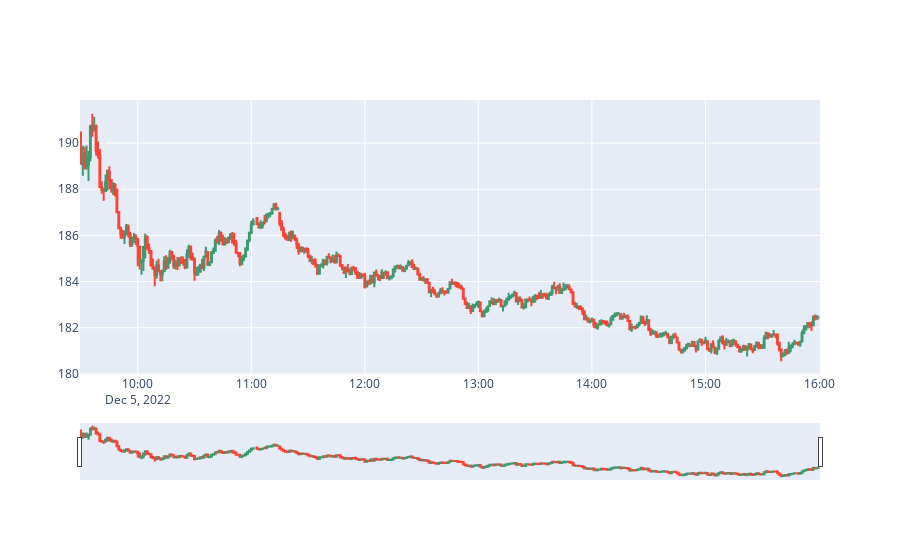
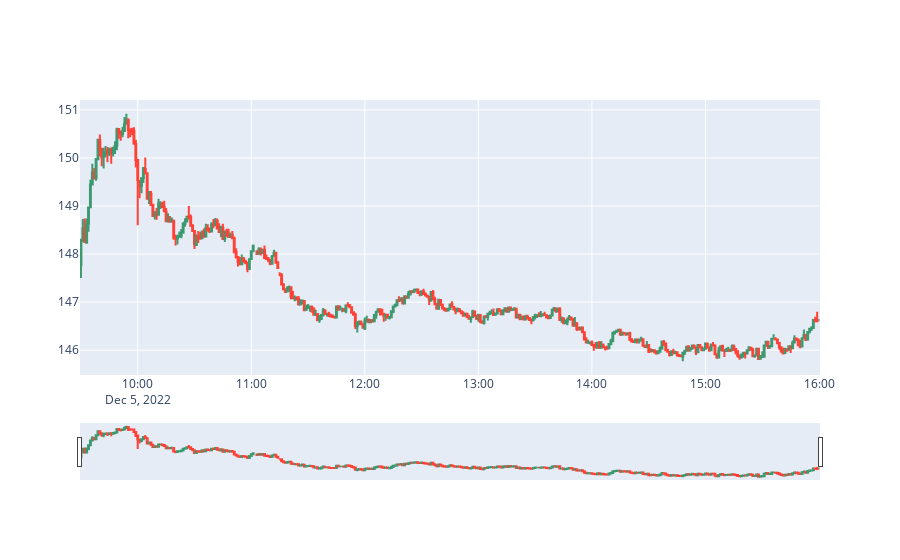
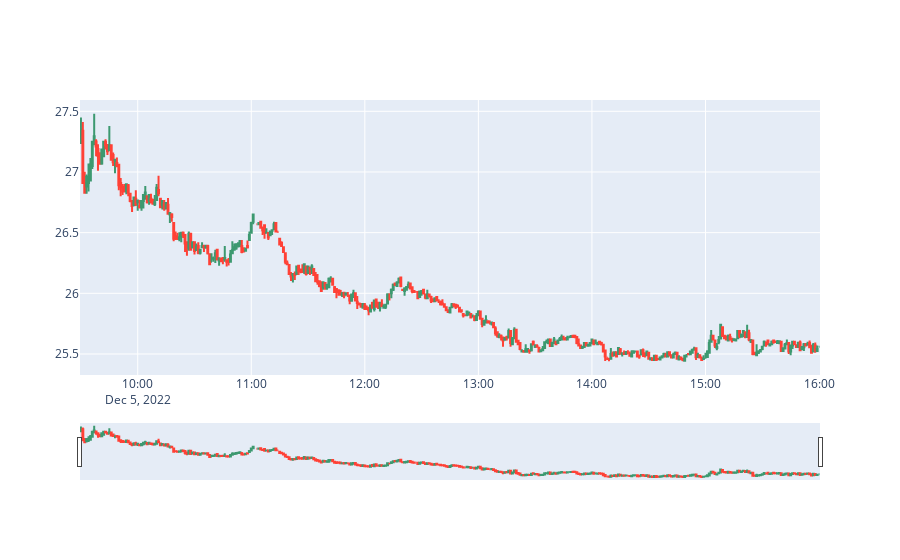

Notebook cell for these charts, in order:
### Code cell
for data in the_data:
    fig = plt.Figure(data=[plt.Candlestick(x=data.index,
                    open=data['Open'],
                    high=data['High'],
                    low=data['Low'],
                    close=data['Close'], name = 'TESLA Live Market Data')])

    fig.show()

### Figure 1 — Plotly figure (JSON) as saved in the notebook; plotly's stock layout.template omitted (floating-point values rounded to 4 significant figures; data arrays with more than 128 entries replaced by an {"elided": "..."} marker saying what was removed)
{"data": [{"close": {"elided": "390 float values"}, "high": {"elided": "390 float values"}, "low": {"elided": "390 float values"}, "name": "TESLA Live Market Data", "open": {"elided": "390 float values"}, "type": "candlestick", "x": {"elided": "390 str values"}}], "layout": {}}

### Figure 2 — Plotly figure (JSON) as saved in the notebook; plotly's stock layout.template omitted (floating-point values rounded to 4 significant figures; data arrays with more than 128 entries replaced by an {"elided": "..."} marker saying what was removed)
{"data": [{"close": {"elided": "390 float values"}, "high": {"elided": "390 float values"}, "low": {"elided": "390 float values"}, "name": "TESLA Live Market Data", "open": {"elided": "390 float values"}, "type": "candlestick", "x": {"elided": "390 str values"}}], "layout": {}}

### Figure 3 — Plotly figure (JSON) as saved in the notebook; plotly's stock layout.template omitted (floating-point values rounded to 4 significant figures; data arrays with more than 128 entries replaced by an {"elided": "..."} marker saying what was removed)
{"data": [{"close": {"elided": "390 float values"}, "high": {"elided": "390 float values"}, "low": {"elided": "390 float values"}, "name": "TESLA Live Market Data", "open": {"elided": "390 float values"}, "type": "candlestick", "x": {"elided": "390 str values"}}], "layout": {}}
